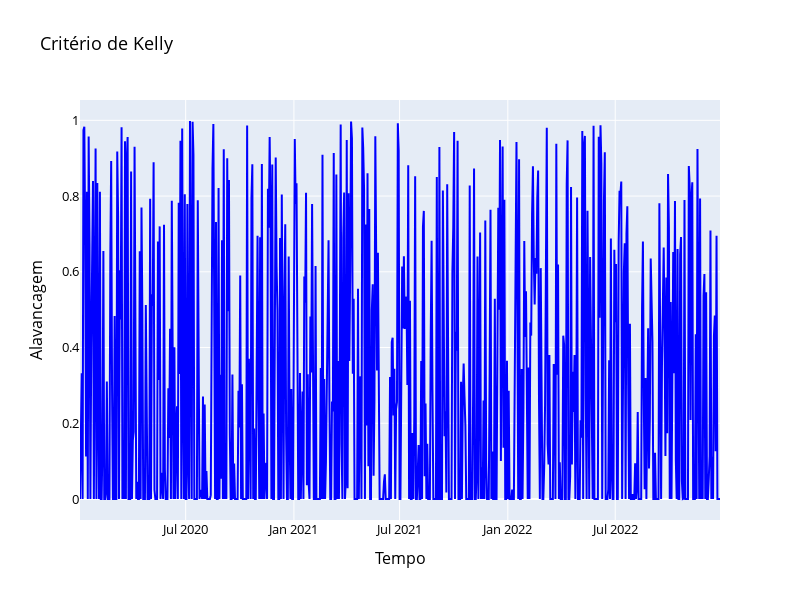

Here is the notebook cell this chart was saved with:
### Code cell
#Visualiza o K de Kelly

fig = make_subplots(rows = 1, cols = 1,
                    shared_xaxes = True,
                    vertical_spacing = 0.08)

fig.add_trace(go.Scatter(x = df_kelly.index
                         , y = df_kelly.iloc[:,0]
                         , name = df_kelly.columns[0]
                         ,line = dict(color = "blue"))
              , row = 1, col = 1)



fig.update_layout(height = 600, width = 800
                  , title_text = "Critério de Kelly"
                  , font_color = "blue"
                  , title_font_color = "black"
                  , xaxis_title = "Tempo"
                  , yaxis_title = "Alavancagem"
                  , showlegend = False
                  , legend_title = "Alavancagem"
                  , font = dict(size = 13, color = "Black")
                 )
fig.update_layout(hovermode = "x unified")

# Code to exclude empty dates from the chart
dt_all = pd.date_range(start = df_kelly.index[0]
                       , end = df_kelly.index[-1]
                       , freq = "D")
dt_all_py = [d.to_pydatetime() for d in dt_all]
dt_obs_py = [d.to_pydatetime() for d in df_kelly.index]

dt_breaks = [d for d in dt_all_py if d not in dt_obs_py]

fig.update_xaxes(
    rangebreaks = [dict(values = dt_breaks)]
)



fig.show()

### Figure 1 — Plotly figure (JSON) as saved in the notebook; plotly's stock layout.template omitted (floating-point values rounded to 4 significant figures; data arrays with more than 128 entries replaced by an {"elided": "..."} marker saying what was removed)
{"data": [{"line": {"color": "blue"}, "name": "Kelly", "type": "scatter", "x": {"elided": "740 str values"}, "xaxis": "x", "y": {"elided": "740 float values"}, "yaxis": "y"}], "layout": {"font": {"color": "Black", "size": 13}, "height": 600, "hovermode": "x unified", "legend": {"title": {"text": "Alavancagem"}}, "showlegend": false, "title": {"font": {"color": "black"}, "text": "Critério de Kelly"}, "width": 800, "xaxis": {"anchor": "y", "domain": [0, 1], "rangebreaks": [{"values": {"elided": "346 str values"}}], "title": {"text": "Tempo"}}, "yaxis": {"anchor": "x", "domain": [0, 1], "title": {"text": "Alavancagem"}}}}
